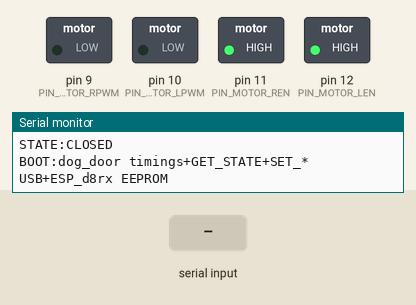
This sketch was run on a simulated Arduino Uno, built with avr-gcc and run on an emulated ATmega328P. Parts: switched loads named in the sketch (green lamp = pin HIGH), the last lines printed to the serial monitor. The inputs (shaded band) are chosen by the test bench. EEPROM starts erased.

Above: at 1.2 s.
1.3 s: "CMD_OPEN\n" received over Serial
At 2.2 s:
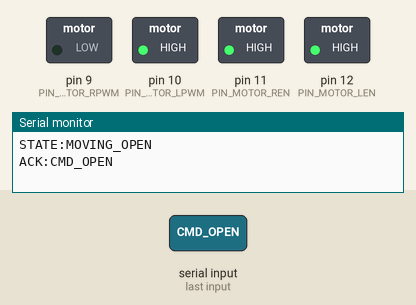
2.8 s: "CMD_CLOSE\n" received over the second serial link
At 3.5 s:
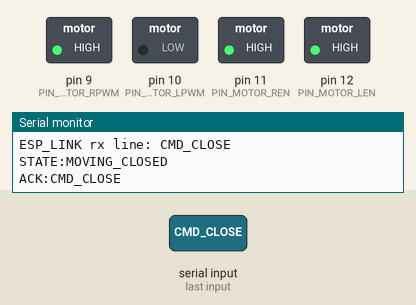
10.3 s: "CMD_OPEN\n" received over the second serial link
At 11.6 s:
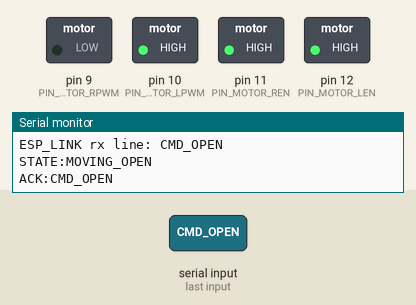
Timing chart, 0 to 12.8 s (numbered marks = the images above; inputs shaded):
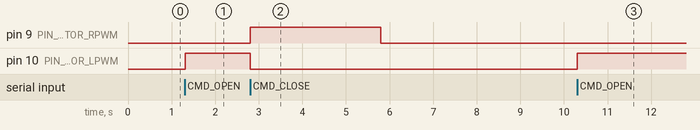

The sketch:

dog_door.ino
```cpp
/**
 * Dog door — ELEGOO Uno R3 + BTS7960 + host serial:
 * - USB Serial (Pi / debug / Arduino IDE monitor).
 * - SoftwareSerial on D8 RX / D7 TX — ESP32 UART (9600); TX optional if one-way-only.
 *
 * Electrical: Uno D7 is ~5 V when HIGH. Do not connect D7 TX directly to ESP32 GPIO RX
 * (3.3 V only) — use a logic level shifter or divider. ESP TX→Uno D8 RX is ok (3.3 V HIGH).
 *
 * Timings: defaults below; EEPROM persists after SET_* commands. GET_STATE reports phase + ms.
 */

#include <EEPROM.h>
#include <SoftwareSerial.h>
#include <stdio.h>
#include <stdlib.h>
#include <string.h>

// Door phase must appear before any function — Arduino IDE injects prototypes
// before the first function, so types used in later helpers must be defined here.
enum DoorPhase : uint8_t {
  PHASE_CLOSED_IDLE = 0,
  PHASE_OPENING,
  PHASE_OPEN_HELD,
  PHASE_CLOSING,
};

static DoorPhase phase = PHASE_CLOSED_IDLE;
static unsigned long phaseStartMs = 0;

// -----------------------------------------------------------------------------
// Motor timings — defaults; runtime vars loaded from EEPROM when valid
// -----------------------------------------------------------------------------
static const unsigned long DEFAULT_OPEN_MS = 3000;
static const unsigned long DEFAULT_CLOSE_MS = 3000;
static const unsigned long DEFAULT_DWELL_MS = 8000;

static unsigned long openMs = DEFAULT_OPEN_MS;
static unsigned long closeMs = DEFAULT_CLOSE_MS;
static unsigned long dwellMs = DEFAULT_DWELL_MS;

static const uint16_t EEPROM_MAGIC = 0xDA01;
static const int EEPROM_ADDR_MAGIC = 0;
static const int EEPROM_ADDR_OPEN = 2;
static const int EEPROM_ADDR_CLOSE = 6;
static const int EEPROM_ADDR_DWELL = 10;

static void saveTimingsToEeprom() {
  EEPROM.put(EEPROM_ADDR_MAGIC, EEPROM_MAGIC);
  uint32_t o = (uint32_t)openMs;
  uint32_t c = (uint32_t)closeMs;
  uint32_t d = (uint32_t)dwellMs;
  EEPROM.put(EEPROM_ADDR_OPEN, o);
  EEPROM.put(EEPROM_ADDR_CLOSE, c);
  EEPROM.put(EEPROM_ADDR_DWELL, d);
}

static void loadTimingsFromEeprom() {
  uint16_t mag = 0;
  EEPROM.get(EEPROM_ADDR_MAGIC, mag);
  if (mag != EEPROM_MAGIC) {
    openMs = DEFAULT_OPEN_MS;
    closeMs = DEFAULT_CLOSE_MS;
    dwellMs = DEFAULT_DWELL_MS;
    saveTimingsToEeprom();
    return;
  }
  uint32_t o, c, d;
  EEPROM.get(EEPROM_ADDR_OPEN, o);
  EEPROM.get(EEPROM_ADDR_CLOSE, c);
  EEPROM.get(EEPROM_ADDR_DWELL, d);
  openMs = o;
  closeMs = c;
  dwellMs = d;
  if (openMs < 500 || openMs > 120000) openMs = DEFAULT_OPEN_MS;
  if (closeMs < 500 || closeMs > 120000) closeMs = DEFAULT_CLOSE_MS;
  if (dwellMs < 1000 || dwellMs > 600000) dwellMs = DEFAULT_DWELL_MS;
}

// -----------------------------------------------------------------------------
// Pins — adjust to your wiring
// -----------------------------------------------------------------------------
/** BTS7960: typical naming RPWM/LPWM; enable pins HIGH = driver active (many boards). */
static const int PIN_MOTOR_RPWM = 9;
static const int PIN_MOTOR_LPWM = 10;
static const int PIN_MOTOR_REN = 11;
static const int PIN_MOTOR_LEN = 12;

/**
 * ESP32: ESP TX → Uno D8 RX. Uno D7 TX → ESP RX only with 3.3 V-safe path (level shifter).
 */
static const int PIN_ESP_HOST_RX = 8;
static const int PIN_ESP_HOST_TX = 7;

SoftwareSerial EspHostSerial(PIN_ESP_HOST_RX, PIN_ESP_HOST_TX);

// -----------------------------------------------------------------------------
// Motor + reporting
// -----------------------------------------------------------------------------
static void motorStop() {
  digitalWrite(PIN_MOTOR_RPWM, LOW);
  digitalWrite(PIN_MOTOR_LPWM, LOW);
}

static void motorDriveOpen() {
  digitalWrite(PIN_MOTOR_RPWM, LOW);
  digitalWrite(PIN_MOTOR_LPWM, HIGH);
}

static void motorDriveClose() {
  digitalWrite(PIN_MOTOR_RPWM, HIGH);
  digitalWrite(PIN_MOTOR_LPWM, LOW);
}

/** Door state announcements to USB Serial only (avoid driving ESP RX without shifter). */
static void reportState(const char* stateLine) {
  Serial.println(stateLine);
  Serial.flush();
}

static void beginOpeningSequence() {
  phase = PHASE_OPENING;
  phaseStartMs = millis();
  motorDriveOpen();
  reportState("STATE:MOVING_OPEN");
}

static void beginClosingSequence() {
  phase = PHASE_CLOSING;
  phaseStartMs = millis();
  motorDriveClose();
  reportState("STATE:MOVING_CLOSED");
}

static void finishClosingIdle() {
  motorStop();
  phase = PHASE_CLOSED_IDLE;
  reportState("STATE:CLOSED");
}

static const char* phaseToString(DoorPhase p) {
  switch (p) {
    case PHASE_CLOSED_IDLE:
      return "closed_idle";
    case PHASE_OPENING:
      return "opening";
    case PHASE_OPEN_HELD:
      return "open_held";
    case PHASE_CLOSING:
      return "closing";
    default:
      return "unknown";
  }
}

static void pollDoorMachine() {
  unsigned long now = millis();

  switch (phase) {
    case PHASE_CLOSED_IDLE:
      break;

    case PHASE_OPENING: {
      unsigned long elapsed = now - phaseStartMs;
      if (elapsed >= openMs) {
        motorStop();
        phase = PHASE_OPEN_HELD;
        phaseStartMs = now;
        reportState("STATE:OPEN");
      }
      break;
    }

    case PHASE_OPEN_HELD: {
      if (now - phaseStartMs >= dwellMs) {
        beginClosingSequence();
      }
      break;
    }

    case PHASE_CLOSING: {
      unsigned long elapsed = now - phaseStartMs;
      if (elapsed >= closeMs) {
        finishClosingIdle();
      }
      break;
    }
  }
}

// -----------------------------------------------------------------------------
// Host serial: newline-delimited commands (USB + ESP on D8)
// -----------------------------------------------------------------------------
static bool parseULongAfterEquals(const char* line, const char* prefix, unsigned long* outVal) {
  size_t pre = strlen(prefix);
  if (strncmp(line, prefix, pre) != 0) return false;
  const char* num = line + pre;
  if (!num[0]) return false;
  char* end = nullptr;
  unsigned long v = strtoul(num, &end, 10);
  if (end == num) return false;
  *outVal = v;
  return true;
}

static void handleSerialLine(char* line, Print& ackOut, Print* mirrorAckToUsb) {
  auto sendAck = [&](const char* msg) {
    ackOut.println(msg);
    if (mirrorAckToUsb) mirrorAckToUsb->println(msg);
  };

  if (strcmp(line, "GET_STATE") == 0) {
    char buf[96];
    snprintf(buf, sizeof(buf), "INFO:PHASE:%s", phaseToString(phase));
    sendAck(buf);
    snprintf(buf, sizeof(buf), "INFO:TUNE:open_ms=%lu close_ms=%lu dwell_ms=%lu",
             openMs, closeMs, dwellMs);
    sendAck(buf);
    sendAck("ACK:GET_STATE");
    return;
  }

  unsigned long v;
  if (parseULongAfterEquals(line, "SET_OPEN_MS=", &v)) {
    if (v < 500UL || v > 120000UL) {
      sendAck("ERR:set_open_range");
      return;
    }
    openMs = v;
    saveTimingsToEeprom();
    sendAck("ACK:SET_OPEN_MS");
    return;
  }
  if (parseULongAfterEquals(line, "SET_CLOSE_MS=", &v)) {
    if (v < 500UL || v > 120000UL) {
      sendAck("ERR:set_close_range");
      return;
    }
    closeMs = v;
    saveTimingsToEeprom();
    sendAck("ACK:SET_CLOSE_MS");
    return;
  }
  if (parseULongAfterEquals(line, "SET_DWELL_MS=", &v)) {
    if (v < 1000UL || v > 600000UL) {
      sendAck("ERR:set_dwell_range");
      return;
    }
    dwellMs = v;
    saveTimingsToEeprom();
    sendAck("ACK:SET_DWELL_MS");
    return;
  }

  if (strcmp(line, "CMD_OPEN") == 0) {
    if (phase == PHASE_CLOSED_IDLE) {
      beginOpeningSequence();
      sendAck("ACK:CMD_OPEN");
    } else {
      sendAck("ERR:busy");
    }
    return;
  }
  if (strcmp(line, "CMD_CLOSE") == 0) {
    if (phase == PHASE_OPENING || phase == PHASE_OPEN_HELD) {
      beginClosingSequence();
      sendAck("ACK:CMD_CLOSE");
    } else if (phase == PHASE_CLOSING) {
      sendAck("ERR:already_closing");
    } else {
      sendAck("ACK:already_closed");
    }
    return;
  }
  if (strcmp(line, "PING") == 0) {
    sendAck("PONG");
    return;
  }
}

static char usbLineBuf[48];
static uint8_t usbLineLen = 0;

static void pollUsbSerial() {
  while (Serial.available()) {
    char c = (char)Serial.read();
    if (c == '\r') continue;
    if (c == '\n') {
      usbLineBuf[usbLineLen] = '\0';
      if (usbLineLen > 0) handleSerialLine(usbLineBuf, Serial, nullptr);
      usbLineLen = 0;
    } else if (usbLineLen < sizeof(usbLineBuf) - 1) {
      usbLineBuf[usbLineLen++] = c;
    } else {
      usbLineLen = 0;
    }
  }
}

static char espLineBuf[48];
static uint8_t espLineLen = 0;

static void pollEspHostSerial() {
  while (EspHostSerial.available()) {
    char c = (char)EspHostSerial.read();
    if (c == '\r') continue;
    if (c == '\n') {
      espLineBuf[espLineLen] = '\0';
      if (espLineLen > 0) {
        Serial.print(F("ESP_LINK rx line: "));
        Serial.println(espLineBuf);
        handleSerialLine(espLineBuf, EspHostSerial, &Serial);
      }
      espLineLen = 0;
    } else if (espLineLen < sizeof(espLineBuf) - 1) {
      espLineBuf[espLineLen++] = c;
    } else {
      espLineLen = 0;
    }
  }
}

void setup() {
  Serial.begin(9600);
  EspHostSerial.begin(9600);

  loadTimingsFromEeprom();

  pinMode(PIN_MOTOR_RPWM, OUTPUT);
  pinMode(PIN_MOTOR_LPWM, OUTPUT);
  pinMode(PIN_MOTOR_REN, OUTPUT);
  pinMode(PIN_MOTOR_LEN, OUTPUT);
  digitalWrite(PIN_MOTOR_REN, HIGH);
  digitalWrite(PIN_MOTOR_LEN, HIGH);
  motorStop();

  phase = PHASE_CLOSED_IDLE;
  reportState("STATE:CLOSED");
  Serial.println(F("BOOT:dog_door timings+GET_STATE+SET_* USB+ESP_d8rx EEPROM"));
}

void loop() {
  pollUsbSerial();
  pollEspHostSerial();
  pollDoorMachine();
}
```

Measured:
- after the input at 1.3 s, pin 10 (PIN_MOTOR_LPWM): LOW → HIGH at once
- after the input at 2.8 s, pin 9 (PIN_MOTOR_RPWM): LOW → HIGH at once, → LOW 3.0 s later; pin 10 (PIN_MOTOR_LPWM): HIGH → LOW after 0.00 s instead of 1.5 s
- after the input at 10.3 s, pin 10 (PIN_MOTOR_LPWM): LOW → HIGH at once
